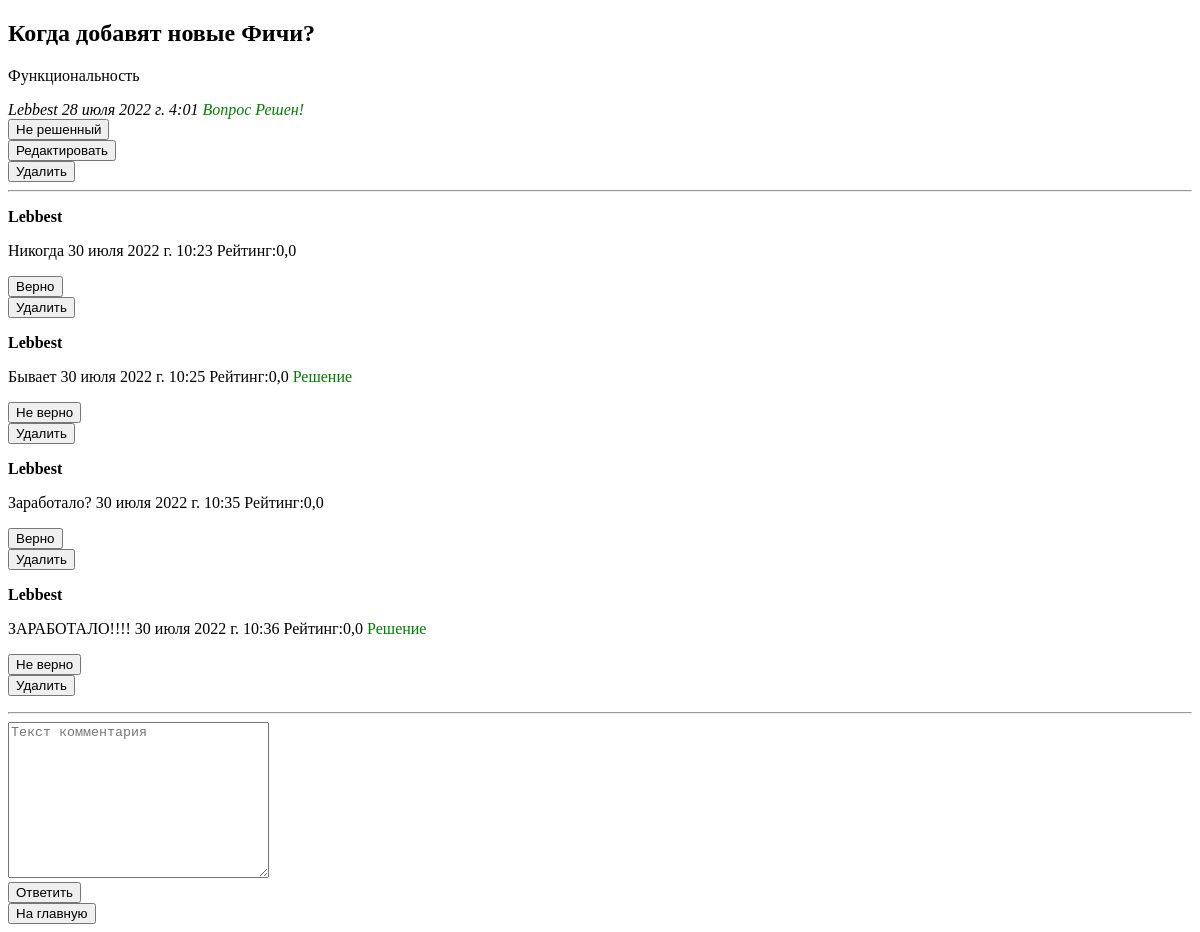
The app's page /questionslist/1/ (signed in), older data.
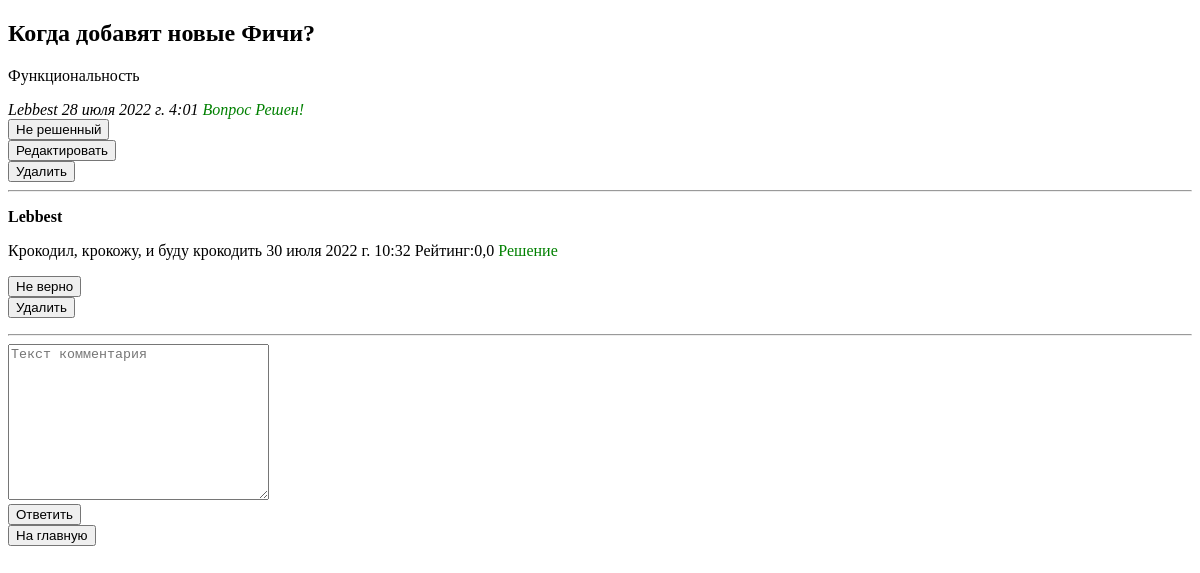
The same page, newer data.
### questions/models.py (models this page shows, shortened)
class Comment(models.Model):
    question = models.ForeignKey(Question, on_delete = models.CASCADE)
    author_name = models.ForeignKey(User, on_delete = models.CASCADE)
    comment_text = models.CharField('Содержание комментария', max_length = 500)
    pub_date = models.DateTimeField('Дата публикации')
    status = models.BooleanField(default = False)
    rating = models.FloatField('Рейтинг комментария', default = 0.0)
    marks = models.BooleanField(default = False)
    class Meta:
        verbose_name = 'Комментарий'
        verbose_name_plural = 'Комментарии'
    def actualtimeckeck(self):
        return self.pub_date >= (timezone.now() - datetime.timedelta(hours = 1))

### questions/views.py (the view)
# urls.py: path('questionslist/<int:question_id>/', views.question, name='PageWithQuestion'),
def question(request, question_id):                 #отображение вопроса
    try:
        a = Question.objects.get( id = question_id )
    except:
        raise Http404("Вопрос не найден!")
    comments_list = a.comment_set.order_by('id')
    return render(request, 'questions/question.html', {'question': a, 'comments_list': comments_list})

### supportserver/templates/questions/question.html (shortened to what this page needs)
{% extends 'base.html' %}
{% block content %}
    {% if user.is_authenticated %}
        {% if user.username == question.author_name.username %}
            <h2>{{question.question_text}}</h2>
            <p>{{question.question_theme}}</p>
            {% if question.status == True %}
                <em>{{question.author_name}}&nbsp{{question.pub_date}}&nbsp<font color = "green">Вопрос Решен!</font></em>
                <form action="{% url 'statusOfQuestion' question.id %}" method="POST">
                    <button type="submit">Не решенный</button>
                </form>
            {% else %}
                <em>{{question.author_name}}&nbsp{{question.pub_date}}</em>
                <form action="{% url 'statusOfQuestion' question.id %}" method="POST">
                    {% csrf_token %}
                    <button type="submit">Решенный</button>
                </form>
            {% endif %}
            <form action="{% url 'newoldquestionpage' question.id %}" method="POST">
                <button type="submit">Редактировать</button>
            </form>
            <form action="{% url 'deletequestion' question.id %}" method="POST">
                <button type="submit">Удалить</button>
            </form>
        {% endif %}
    {% endif %}
    <hr>
        {% if comments_list %}
            {% for c in comments_list %}
                <p>
                    <strong>{{c.author_name}}</strong>
                    {% if c.status == True %}
                        <p>{{c.comment_text}}&nbsp{{c.pub_date}}&nbspРейтинг:{{c.rating}}&nbsp<font color = "green">Решение</font></p>
                    {% else %}
                        <p>{{c.comment_text}}&nbsp{{c.pub_date}}&nbspРейтинг:{{c.rating}}</p>
                    {% endif %}
                    {% if user.is_authenticated %}
                        {% if user.username == question.author_name.username %}
                            {% if c.status == True %}
                                <form action="{% url 'statusOfComment' c.id question.id %}" method="POST">
                                    <button type="submit">Не верно</button>
                                </form>
                            {% else %}
                                <form action="{% url 'statusOfComment' c.id question.id %}" method="POST">
                                    <button type="submit">Верно</button>
                                </form>
                            {% endif %}
                        {% endif %}
                        {% if user.username == c.author_name.username %}
                            <form action="{% url 'deletecomment' c.id question.id%}" method="POST">
                                <button type="submit">Удалить</button>
                            </form>
                        {% endif %}
                    {% endif %}
                </p>
            {% endfor %}
        {% else %}
            Будьте первым!
        {% endif %}
    <hr>
    {% if user.is_authenticated %}
    <form action="{% url 'leave_comment' question.id user.id %}" method="POST">
        <textarea name="text" required="" placeholder="Текст комментария" cols="30" rows="10"></textarea><br>
        <button type="submit">Ответить</button>
    </form>
    {% else %}
        <a href="{% url 'login' %}">Войти</a><br>
    {% endif %}
    <form action="{% url 'PageWithQuestions' %}" method="POST">
        <button type="submit">На главную</button>
    </form>
{% endblock %}

Row changes from the older to the newer data that the page shows:
removed Comment: author_name "Lebbest", comment_text "Никогда", pub_date "30 июля 2022 г. 10:23", rating "0,0", status "Верно", shows "Удалить"
removed Comment: author_name "Lebbest", comment_text "Бывает", pub_date "30 июля 2022 г. 10:25", rating "0,0", status "Не верно", shows "Удалить"
removed Comment: author_name "Lebbest", comment_text "Заработало?", pub_date "30 июля 2022 г. 10:35", rating "0,0", status "Верно", shows "Удалить"
removed Comment: author_name "Lebbest", comment_text "ЗАРАБОТАЛО!!!!", pub_date "30 июля 2022 г. 10:36", rating "0,0", status "Не верно", shows "Удалить"
added Comment: author_name "Lebbest", comment_text "Крокодил, крокожу, и буду крокодить", pub_date "30 июля 2022 г. 10:32", rating "0,0", status "Не верно", shows "Удалить"
